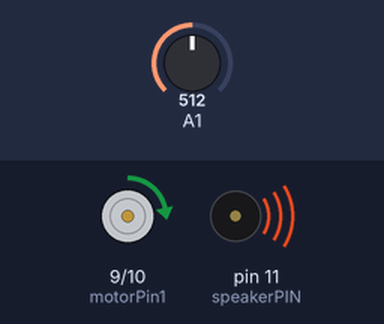
Bench run of a sketch on a simulated Arduino Uno, built with avr-gcc and run on an emulated ATmega328P. Parts: motor-driver pin pairs drawn as motors (green arrow = first pin HIGH = forward, orange = second pin HIGH = backward, longer = more drive), buzzer (waves = sounding). The test bench sets the inputs (shaded band); at power-on: A1 = 512. What the sketch prints to the serial monitor is not drawn.

Above: at 0.15 s.
At 30.6 s:
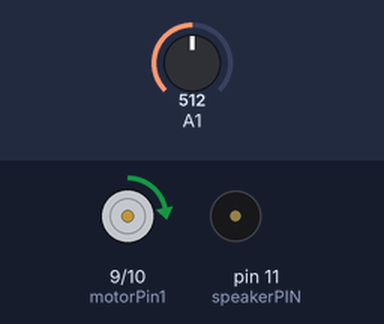
Timing chart, 0 to 31.1 s (numbered marks = the images above):
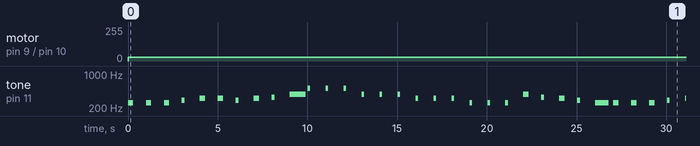

Measured:
- by itself, motor on pin 9 (motorPin1) / pin 10 (motorPin2): stopped → forward 30/255 at 0.00 s
- by itself, tone on pin 11 (speakerPIN): plays 256 Hz for 0.30 s, 256 Hz for 0.30 s, 256 Hz for 0.30 s, 288 Hz for 0.15 s, 320 Hz for 0.30 s, 320 Hz for 0.30 s … (130 notes in this stretch)

The sketch:

CymbalMonkeyIntegrationFinal.ino
```cpp
#define _USE_MATH_DEFINES
#include <stdio.h>
#include <math.h>
//#include <cmath>
//#include <iostream>
//#include <Speaker.h>

//#define Octave 5


//Music Notes based on Octave--
#define C 16.3516// * pow(2, Octave)
#define D 18.35405// * pow(2, Octave)
#define E 20.60172// * pow(2, Octave)
#define F 21.82676// * pow(2, Octave)
#define G 24.49971// * pow(2, Octave)
#define A 27.5// * pow(2, Octave)
#define B 30.86771// * pow(2, Octave)
#define high_C 32.70320// * pow(2, Octave)
#define rest 0

#define soundDetectorAnalogPin A0

#define soundDetectorPin 2
#define motorPin1 9
#define motorPin2 10
#define speakerPIN 11
#define potPin 12

int octave = 5;
int songLength = 54;

int note_play[] = {C, rest, C, rest, C, rest, D, rest, E, rest, E, rest, D, rest, E, rest, F, rest, G, rest, high_C, rest, high_C, rest, high_C, rest, G, rest, G, rest, G, rest, E, rest, E, rest, E, rest, C, rest, C, rest, C, rest, G, rest, F, rest, E, rest, D, rest, C, rest};
int notes[] = {C, rest, C, rest, C, rest, D, rest, E, rest, E, rest, D, rest, E, rest, F, rest, G, rest, high_C, rest, high_C, rest, high_C, rest, G, rest, G, rest, G, rest, E, rest, E, rest, E, rest, C, rest, C, rest, C, rest, G, rest, F, rest, E, rest, D, rest, C, rest};

int beats[] = {2,1,2,1,2,1,1,1,2,1,2,1,1,1,2,1,1,1,6,1,1,1,1,1,1,1,1,1,1,1,1,1,1,1,1,1,1,1,1,1,1,1,1,1,2,1,1,1,2,1,1,1,5,1};

int noteIndex = 0;
//int song_tempo = 250;
int tempo = 150;

int motorSpeed = 50;

//bool updateOctave = true;

bool soundDetected = false;
int soundValue = 0;


//int tempo = 2;

bool motorClockwise = true;
void setup() {
  // put your setup code here, to run once:
  //pinMode(speakerPIN, OUTPUT);
  //pinMode(motorPIN, OUTPUT);
  Serial.begin(9600);

  pinMode(soundDetectorPin, INPUT);
  //pinMode(potPin, INPUT);

}

void loop() {
  // put your main code here, to run repeatedly:

  adjustOctave();

  if (soundDetected) {


    /*
    if (updateOctave) {
      adjustOctave();
      updateOctave = false;
    }
    */


    int duration = beats[noteIndex] * tempo;//beats[noteIndex] * 1000;//1000 / beats[noteIndex] / tempo;

    //int pause = // beats[1] / tempo * 1.3;//beats[1] * 1000;//1000 / beats[1] / tempo;

    int analogValue = analogRead(A1);

    int adjustedOctave = int(analogValue * 5 / 1023 + 2);

    if (adjustedOctave != octave) {
      octave = adjustedOctave;
      Serial.print(octave);
      adjustOctave();
    }
    //int(analogValue * 7 / 1023 + 1);//map(analogValue, 0, 1023, 1, 8);


    motorMove(noteIndex);
    tone(speakerPIN, notes[noteIndex], duration);//1000/duration / tempo); //* tempo/512);
    //tone(speakerPIN, notes[1], pause);
    delay(1000);
    noteIndex+= 2;
    if (noteIndex >= songLength) {
      //delay(pause);
      noteIndex = 0;
    }

    //int pause = 1000;

    //tone(speakerPIN, notes[noteIndex + 1], pause);

    //delay(1000);
    //noTone(8);
  }
  else {
    soundValue = analogRead(soundDetectorAnalogPin);
    if (soundValue > 40) {
      soundDetected = true;
      Serial.print("Sound Detected\n");
    }
  }


}

void motorMove(int noteIndex) {

//  if (notes[noteIndex] != rest) {
//
//    Serial.print(notes[noteIndex]);
//    Serial.print("\n");
//    if (motorClockwise == true) {
//      Serial.print("Move clockwise\n");
//      analogWrite(motorPin1, motorSpeed);
//      analogWrite(motorPin2, 0);
//      motorClockwise = false;
//    }
//    else {
//      Serial.print("Move counterclockwise\n");
//      analogWrite(motorPin1, 0);
//      analogWrite(motorPin2, motorSpeed);
//      motorClockwise = true;
//    }
//  }
//  else {
//    analogWrite(motorPin1, 0);
//    analogWrite(motorPin2, 0);
//  }
  analogWrite(motorPin1, 30);
  analogWrite(motorPin2, 0);
}

void adjustOctave() {
  for (int x = 0; x < 54; x++) {
    notes[x] = note_play[x] * pow(2, octave);
  }
}
```
